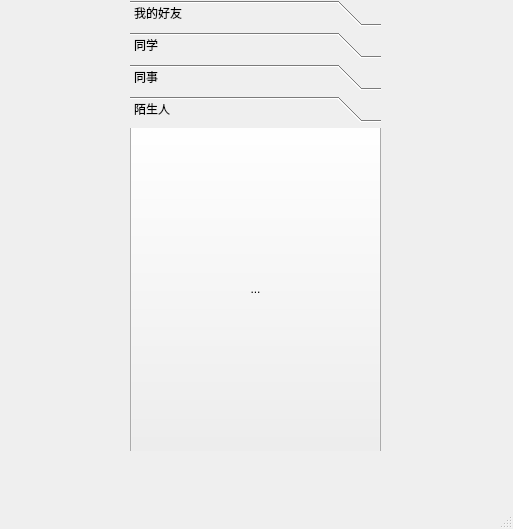
<?xml version="1.0" encoding="UTF-8"?>
<ui version="4.0">
 <class>MainWindow</class>
 <widget class="QMainWindow" name="MainWindow">
  <property name="geometry">
   <rect>
    <x>0</x>
    <y>0</y>
    <width>513</width>
    <height>529</height>
   </rect>
  </property>
  <property name="windowTitle">
   <string>我的好友</string>
  </property>
  <widget class="QWidget" name="centralwidget">
   <widget class="QToolBox" name="toolBox">
    <property name="geometry">
     <rect>
      <x>130</x>
      <y>0</y>
      <width>251</width>
      <height>451</height>
     </rect>
    </property>
    <property name="currentIndex">
     <number>3</number>
    </property>
    <widget class="QWidget" name="page">
     <property name="geometry">
      <rect>
       <x>0</x>
       <y>0</y>
       <width>251</width>
       <height>335</height>
      </rect>
     </property>
     <attribute name="label">
      <string>我的好友</string>
     </attribute>
     <widget class="QToolButton" name="toolButton">
      <property name="geometry">
       <rect>
        <x>0</x>
        <y>-10</y>
        <width>251</width>
        <height>351</height>
       </rect>
      </property>
      <property name="text">
       <string>...</string>
      </property>
     </widget>
    </widget>
    <widget class="QWidget" name="page_2">
     <property name="geometry">
      <rect>
       <x>0</x>
       <y>0</y>
       <width>251</width>
       <height>335</height>
      </rect>
     </property>
     <attribute name="label">
      <string>同学</string>
     </attribute>
     <widget class="QToolButton" name="toolButton_2">
      <property name="geometry">
       <rect>
        <x>-4</x>
        <y>-10</y>
        <width>271</width>
        <height>351</height>
       </rect>
      </property>
      <property name="text">
       <string>...</string>
      </property>
     </widget>
    </widget>
    <widget class="QWidget" name="page_3">
     <attribute name="label">
      <string>同事</string>
     </attribute>
     <widget class="QToolButton" name="toolButton_3">
      <property name="geometry">
       <rect>
        <x>0</x>
        <y>-10</y>
        <width>251</width>
        <height>351</height>
       </rect>
      </property>
      <property name="text">
       <string>...</string>
      </property>
     </widget>
    </widget>
    <widget class="QWidget" name="page_4">
     <attribute name="label">
      <string>陌生人</string>
     </attribute>
     <widget class="QToolButton" name="toolButton_4">
      <property name="geometry">
       <rect>
        <x>0</x>
        <y>-10</y>
        <width>251</width>
        <height>341</height>
       </rect>
      </property>
      <property name="text">
       <string>...</string>
      </property>
     </widget>
    </widget>
   </widget>
  </widget>
  <widget class="QMenuBar" name="menubar">
   <property name="geometry">
    <rect>
     <x>0</x>
     <y>0</y>
     <width>513</width>
     <height>26</height>
    </rect>
   </property>
  </widget>
  <widget class="QStatusBar" name="statusbar"/>
 </widget>
 <resources/>
 <connections/>
</ui>
